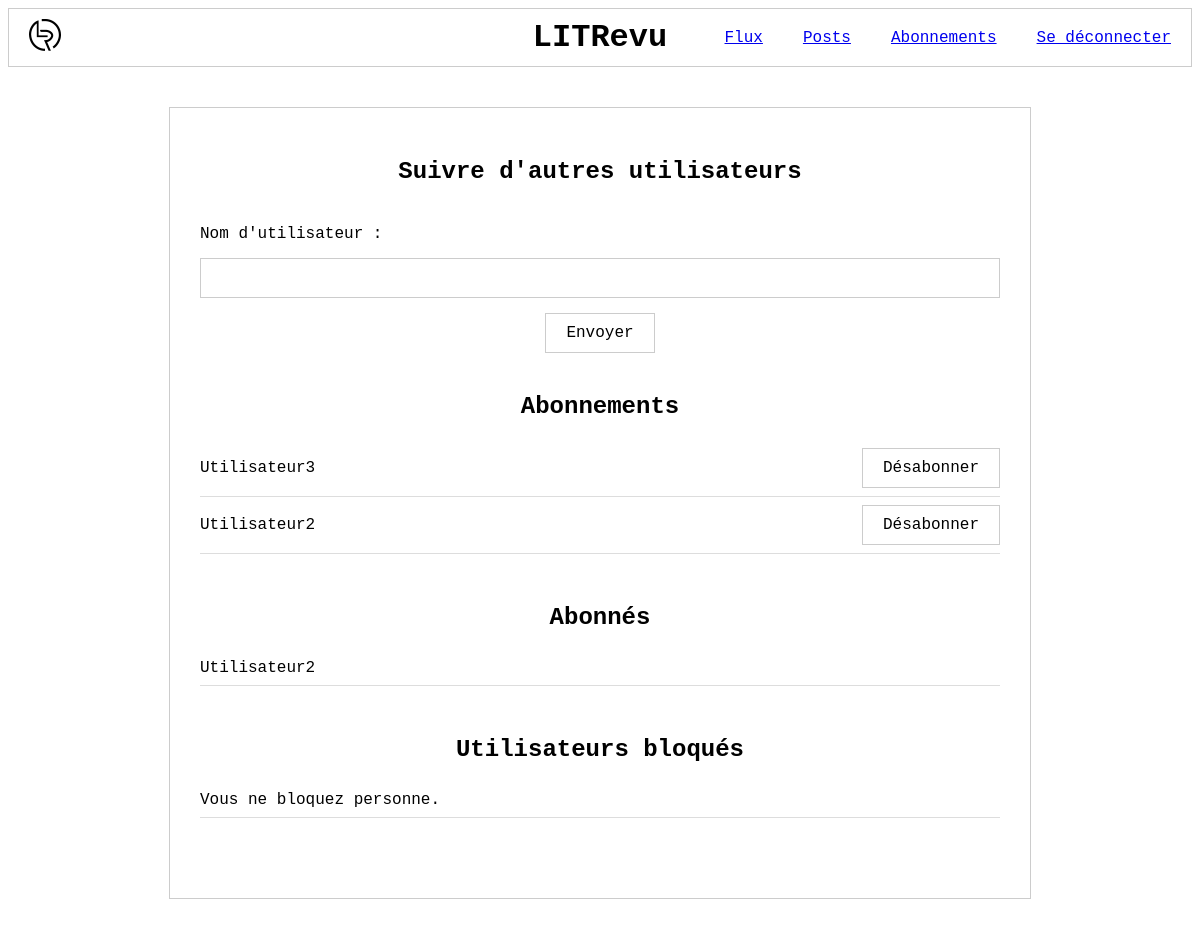
Page /review/follow/ (signed in) on the earlier database version.
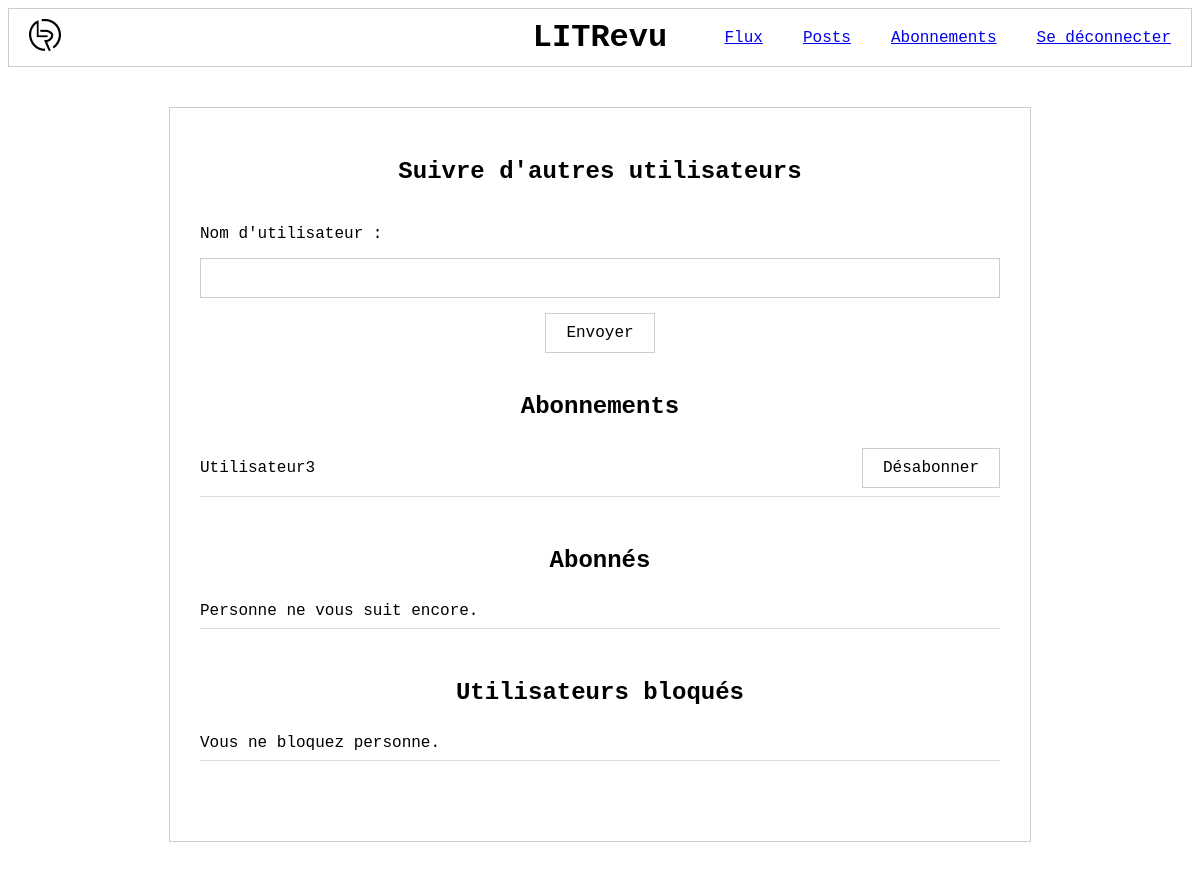
Same page on the later database version.
### reviews/models.py (models this page shows)
class UserFollow(models.Model):
    user = models.ForeignKey(to=settings.AUTH_USER_MODEL, on_delete=models.CASCADE, related_name='following')
    followed_user = models.ForeignKey(to=settings.AUTH_USER_MODEL, on_delete=models.CASCADE, related_name='followed_by')
    class Meta:
        unique_together = ('user', 'followed_user', )

### authentication/models.py (models this page shows)
class User(AbstractUser):
    first_name = None
    last_name = None

### reviews/views.py (the view)
# urls.py: path('follow/', views.follow, name='follow'),
@login_required
def follow(request):
    if request.method == "POST":
        form = forms.FollowForm(request.POST, user=request.user)
        if form.is_valid():
            form.save()
            return redirect("follow")
    else:
        form = forms.FollowForm(user=request.user)
    following = UserFollow.objects.filter(user=request.user)
    followers = UserFollow.objects.filter(followed_user=request.user)
    blocked_user = UserBlock.objects.filter(user=request.user)
    return render(request, "reviews/follow.html", {
        "form": form,
        "following": following,
        "followers": followers,
        "blocked_user": blocked_user
    })

### reviews/forms.py (shortened to what this page needs)
class FollowForm(forms.Form):
    followed_user = forms.CharField(label="Nom d'utilisateur")
    def __init__(self, *args, user=None, **kwargs):
        super().__init__(*args, **kwargs)
        self.user = user

### reviews/templates/reviews/follow.html (shortened to what this page needs)
{% extends "base.html" %}
{% load static %}
{% block extra_css %}
    <link rel="stylesheet" href="{% static 'reviews/follow.css' %}">
{% endblock %}
{% block content %}
    <div class="follow-content">
        <h2>Suivre d'autres utilisateurs</h2>
        <form class="follow-section" method="post">
            {{ form.followed_user.label_tag }}
            {{ form.followed_user }}
            <button type="submit">Envoyer</button>
        </form>
        <h2>Abonnements</h2>
        <ul>
            {% for relation in following %}
                <li>
                    {{ relation.followed_user.username }}
                    <form method="post" action="{% url 'unfollow' relation.followed_user.id %}">
                        <button type="submit">Désabonner</button>
                    </form>
                </li>
            {% empty %}
                <li>Vous ne suivez personne.</li>
            {% endfor %}
        </ul>
        <h2>Abonnés</h2>
        <ul>
            {% for relation in followers %}
                <li>
                    {{ relation.user.username }}
                </li>
            {% empty %}
                <li>Personne ne vous suit encore.</li>
            {% endfor %}
        </ul>
        <h2>Utilisateurs bloqués</h2>
        <ul>
            {% for relation in blocked_user %}
                <li>
                    {{ relation.blocked_user.username }}
                    <form method="post" action="{% url 'unblock' relation.blocked_user.id %}">
                        {% csrf_token %}
                        <button type="submit">Débloquer</button>
                    </form>
                </li>
            {% empty %}
                <li>Vous ne bloquez personne.</li>
            {% endfor %}
        </ul>
    </div>
{% endblock %}

### templates/base.html (shortened to what this page needs)
{% load static %}
<!DOCTYPE html>
<html>
    <head>
        <link rel="stylesheet" href="{% static 'styles.css' %}"/>
        {% block extra_css %}
        {% endblock %}
    </head>
    <body>
        <header>
            <div class="left-header">
                <a href="{% url 'login' %}">
                    <img class="logo-header" src="{% static 'litrevu_logo.png' %}" alt="Logo LITRevu">
                </a>
            </div>
            <h1>LITRevu</h1>
            <nav>
                {% if user.is_authenticated %}
                    <a href="{% url 'home' %}">Flux</a>
                    <a href="{% url 'post' %}">Posts</a>
                    <a href="{% url 'follow' %}">Abonnements</a>
                    <a href="{% url 'logout' %}">Se déconnecter</a>
                {% endif %}
            </nav>
        </header>
        <div class="content">
            {% block content %}
            {% endblock %}
        </div>
    </body>
</html>

### static/styles.css (style rules this page uses)
body { font-family:'Courier New', Courier, monospace; }
header { display: flex; align-items: center; justify-content: space-between; padding: 10px 20px; border: 1px solid #ccc; }
header .left-header, header nav { width: 600px; }
header nav { display: flex; justify-content: flex-end; gap: 40px; }
header h1 { margin: 0; flex: 1; text-align: center; }
.logo-header { height: 32px; width: 32px; }

### reviews/static/reviews/follow.css (style rules this page uses)
.content { display: flex; justify-content: center; padding: 40px; }
.follow-content { max-width: 800px; width: 100%; padding: 30px; border: 1px solid #ccc; }
h2 { text-align: center; margin-bottom: 20px; }
form { display: flex; flex-direction: column; gap: 15px; }
.follow-section { padding: 20px 0; }
input { padding: 10px; font-size: 16px; border: 1px solid #ccc; width: 100%; box-sizing: border-box; }
button { align-self: center; padding: 10px 20px; font-size: 16px; font-family: 'Courier New', Courier, monospace; background-color: white; color: black; border: 1px solid #ccc; cursor: pointer; }
ul { padding-left: 0; margin-bottom: 50px; }
li { display: flex; justify-content: space-between; align-items: center; padding: 8px 0; border-bottom: 1px solid #ddd; }

Differences in the rows shown:
removed UserFollow: followed_user.username "Utilisateur2", shown under "Abonnements"
removed UserFollow: user.username "Utilisateur2", shown under "Abonnés"
Other differences:
text now shown: "Personne ne vous suit encore."
